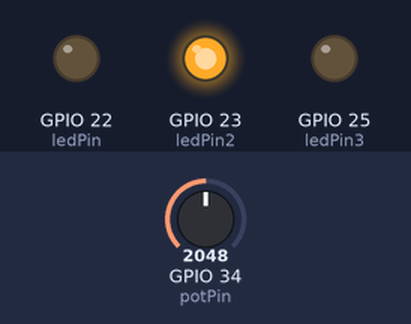
The sketch below on a simulated ESP32. Shown: output pins drawn as LEDs (lit = HIGH). The test bench sets the inputs (shaded band); at power-on: GPIO 34 (potPin) = 2048. What the sketch prints to the serial monitor is not drawn.

Above: at 2.2 s.
2.3 s: GPIO 34 (potPin) set to 1272
3.8 s: GPIO 34 (potPin) set to 1183
At 4.7 s:
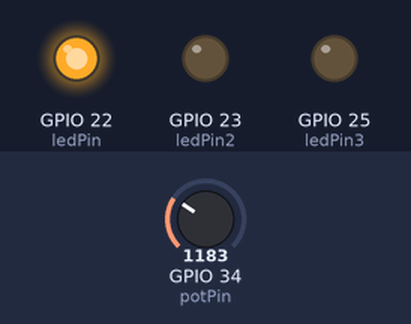
5.3 s: GPIO 34 (potPin) set to 3603
At 5.9 s:
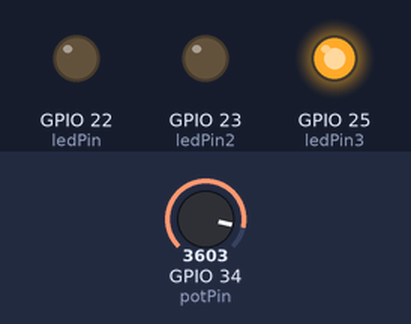
6.8 s: GPIO 34 (potPin) set to 3344
8.3 s: GPIO 34 (potPin) set to 3243
At 9.3 s:
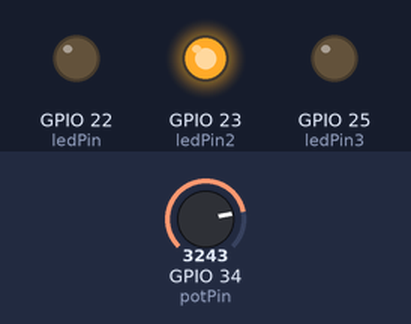
9.8 s: GPIO 34 (potPin) set to 4095
At 10.5 s:
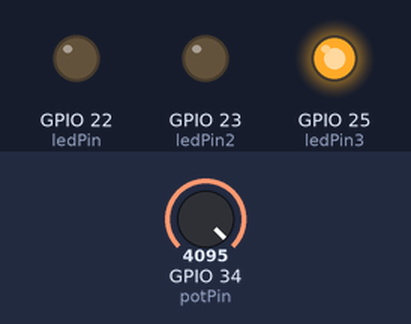
Timing chart, 0 to 12.3 s (numbered marks = the images above; inputs shaded):
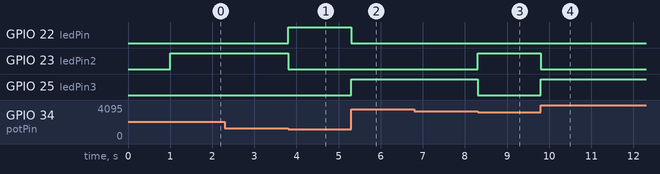

The sketch:

indicators.ino
```cpp
const int potPin = 34;
const int ledPin = 22;
const int ledPin2 = 23;
const int ledPin3 = 25;
int potValue = 0;

void setup() {
  Serial.begin(115200);
  delay(1000);
  pinMode(ledPin, OUTPUT);
  pinMode(ledPin2, OUTPUT);
  pinMode(ledPin3, OUTPUT);

}

void loop() {
  int potValue = analogRead(potPin);
  int analogValue = analogRead(potPin);
  int volume = map(analogValue, 0, 4095, 0, 100);

  Serial.println(volume);
if (volume < 30){
digitalWrite(ledPin, HIGH);
digitalWrite(ledPin2, LOW);
digitalWrite(ledPin3, LOW);
delay(0);
}
if(volume >= 30 && volume < 80){
digitalWrite(ledPin, LOW);
digitalWrite(ledPin2, HIGH);
digitalWrite(ledPin3, LOW);
delay(0);
}
if(volume >= 80){
digitalWrite(ledPin, LOW);
digitalWrite(ledPin2, LOW);
digitalWrite(ledPin3, HIGH);
delay(0);
}
}
```

Measured:
- the behaviour switches between 1229 and 1228 on GPIO 34 (potPin) (found by bisection; images 0 and 1)
- the behaviour switches between 3276 and 3275 on GPIO 34 (potPin) (found by bisection; images 2 and 3)
- after the input at 3.8 s, GPIO 22 (ledPin): LOW → HIGH at once; GPIO 23 (ledPin2): HIGH → LOW at once
- after the input at 5.3 s, GPIO 22 (ledPin): HIGH → LOW at once; GPIO 25 (ledPin3): LOW → HIGH at once
- after the input at 8.3 s, GPIO 23 (ledPin2): LOW → HIGH at once; GPIO 25 (ledPin3): HIGH → LOW at once
- after the input at 9.8 s, GPIO 23 (ledPin2): HIGH → LOW at once; GPIO 25 (ledPin3): LOW → HIGH at once
